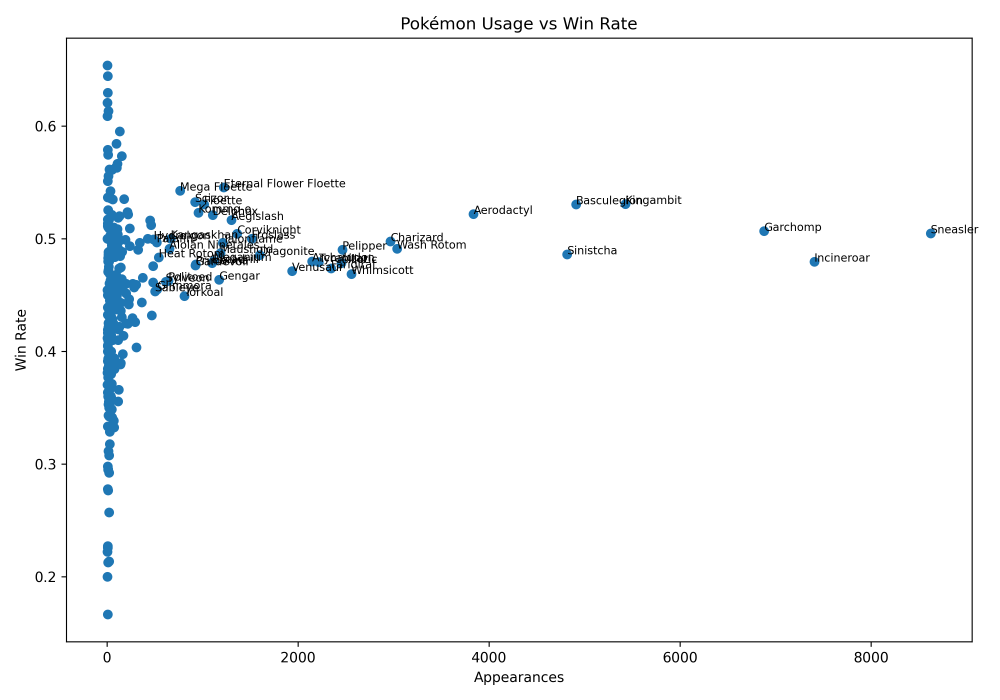
#> input picture backend/data/competitive/diagrams/pokemon_usage_vs_win_rate.png, 3000 x 2100 px (shown at 1/3 size); its folder holds only this picture in this run
$ python cluster_slot_cards.py --input ../../data/competitive/diagrams
#> lines starting #> are read from the running program, lines starting #| are printed output that depends on the picture; after the words box and inside, x2 and y2 are one past the last pixel; in counts of white or black regions, pixels touching at a corner belong together
"""Cluster unsorted Champions Insight training crops.

This script can cluster:
    1. Full slot crops
    2. PokÃ©mon sprite crops
    3. Type combo crops
    4. Single type icon crops

Run from backend:

    python scripts/cluster_slot_cards.py --kind slots
    python scripts/cluster_slot_cards.py --kind pokemon
    python scripts/cluster_slot_cards.py --kind type-combos
    python scripts/cluster_slot_cards.py --kind type-icons

Examples:

    python scripts/cluster_slot_cards.py --kind pokemon --clusters 80

    python scripts/cluster_slot_cards.py --kind type-combos --clusters 30

    python scripts/cluster_slot_cards.py --kind type-icons --clusters 18

Custom input/output:

    python scripts/cluster_slot_cards.py ^
      --input data/training_dataset/review/unsorted_pokemon ^
      --output data/training_dataset/review/clustered_pokemon ^
      --kind pokemon ^
      --clusters 80
"""

from __future__ import annotations

import argparse
import json
import shutil
from pathlib import Path

import cv2
import numpy as np
from sklearn.cluster import DBSCAN, KMeans
from sklearn.decomposition import PCA
from sklearn.preprocessing import StandardScaler


BACKEND_DIR = Path(__file__).resolve().parents[2]

REVIEW_DIR = BACKEND_DIR / "data" / "training_dataset" / "review"

DEFAULT_PATHS = {
    "slots": {
        "input": REVIEW_DIR / "unsorted_slots",
        "output": REVIEW_DIR / "clustered_slots",
        "clusters": 40,
    },
    "pokemon": {
        "input": REVIEW_DIR / "unsorted_pokemon",
        "output": REVIEW_DIR / "clustered_pokemon",
        "clusters": 80,
    },
    "type-combos": {
        "input": REVIEW_DIR / "unsorted_type_combos",
        "output": REVIEW_DIR / "clustered_type_combos",
        "clusters": 36,
    },
    "type-icons": {
        "input": REVIEW_DIR / "unsorted_single_type_icons",
        "output": REVIEW_DIR / "clustered_single_type_icons",
        "clusters": 18,
    },
}

IMAGE_EXTENSIONS = {".jpg", ".jpeg", ".png", ".webp", ".bmp"}


def list_images(input_dir: Path) -> list[Path]:
    return sorted(
        path
        for path in input_dir.rglob("*")
        if path.is_file() and path.suffix.lower() in IMAGE_EXTENSIONS
    )


def read_image(path: Path) -> np.ndarray | None:
    image = cv2.imread(str(path), cv2.IMREAD_COLOR)

    if image is None:
        print(f"[WARN] Could not read: {path}")

    return image


# [5 lines left out: function clear_output_dir, not called in this run]


def normalize_feature(feature: np.ndarray) -> np.ndarray:
    feature = feature.astype(np.float32)

    norm = np.linalg.norm(feature)

    if norm > 0:
        feature = feature / norm

    return feature


# [26 lines left out: function resize_with_padding, not called in this run]


def make_histograms(image: np.ndarray, h_bins=32, s_bins=32, v_bins=32) -> list[np.ndarray]:
    hsv = cv2.cvtColor(image, cv2.COLOR_BGR2HSV)

    hist_h = cv2.calcHist([hsv], [0], None, [h_bins], [0, 180]).flatten()
    hist_s = cv2.calcHist([hsv], [1], None, [s_bins], [0, 256]).flatten()
    hist_v = cv2.calcHist([hsv], [2], None, [v_bins], [0, 256]).flatten()

    return [hist_h, hist_s, hist_v]


def make_edge_feature(image: np.ndarray, width: int, height: int) -> np.ndarray:
    gray = cv2.cvtColor(image, cv2.COLOR_BGR2GRAY)
    gray_equalized = cv2.equalizeHist(gray)
    edges = cv2.Canny(gray_equalized, 60, 160)
    edge_small = cv2.resize(edges, (width, height), interpolation=cv2.INTER_AREA)

    return edge_small.flatten().astype(np.float32) / 255.0


def make_pixel_thumbnail(image: np.ndarray, width: int, height: int) -> np.ndarray:
    thumbnail = cv2.resize(image, (width, height), interpolation=cv2.INTER_AREA)
    return thumbnail.flatten().astype(np.float32) / 255.0


def make_slot_feature(image: np.ndarray) -> np.ndarray:
    """Feature for full slot cards."""

    card = cv2.resize(image, (224, 96), interpolation=cv2.INTER_AREA)
    card = cv2.GaussianBlur(card, (3, 3), 0)

    height, width = card.shape[:2]

    hsv = cv2.cvtColor(card, cv2.COLOR_BGR2HSV)

    left = hsv[:, : int(width * 0.45)]
    middle = hsv[:, int(width * 0.25) : int(width * 0.70)]
    right = hsv[:, int(width * 0.55) :]

    region_features = []

    for region in [left, middle, right]:
        region_h = cv2.calcHist([region], [0], None, [24], [0, 180]).flatten()
        region_s = cv2.calcHist([region], [1], None, [24], [0, 256]).flatten()
        region_v = cv2.calcHist([region], [2], None, [24], [0, 256]).flatten()
        region_features.extend([region_h, region_s, region_v])

    feature = np.concatenate(
        [
            *make_histograms(card, 32, 32, 32),
            *region_features,
            make_edge_feature(card, 56, 24),
            make_pixel_thumbnail(card, 56, 24),
        ]
    )

    return normalize_feature(feature)


# [65 lines left out: functions make_pokemon_feature, make_type_combo_feature, make_type_icon_feature, not called in this run]


def make_feature(image: np.ndarray, kind: str) -> np.ndarray:
    if kind == "slots":
        return make_slot_feature(image)

    if kind == "pokemon":
        return make_pokemon_feature(image)

    if kind == "type-combos":
        return make_type_combo_feature(image)

    if kind == "type-icons":
        return make_type_icon_feature(image)

    raise ValueError(f"Unsupported crop kind: {kind}")


# [103 lines left out: functions reduce_features, cluster_kmeans, cluster_dbscan, save_results, not called in this run]


def parse_args() -> argparse.Namespace:
    parser = argparse.ArgumentParser()

    parser.add_argument(
        "--kind",
        choices=["slots", "pokemon", "type-combos", "type-icons"],
        default="slots",
        help="Crop type to cluster.",
    )

    parser.add_argument(
        "--input",
        type=Path,
        default=None,
        help="Folder containing unsorted crop images.",
    )

    parser.add_argument(
        "--output",
        type=Path,
        default=None,
        help="Folder where clustered folders will be saved.",
    )

    parser.add_argument(
        "--method",
        choices=["kmeans", "dbscan"],
        default="kmeans",
        help="Clustering method.",
    )

    parser.add_argument(
        "--clusters",
        type=int,
        default=None,
        help="Number of KMeans clusters.",
    )

    parser.add_argument(
        "--eps",
        type=float,
        default=6.0,
        help="DBSCAN eps value.",
    )

    parser.add_argument(
        "--min-samples",
        type=int,
        default=3,
        help="DBSCAN minimum samples.",
    )

    return parser.parse_args()


def resolve_path(path: Path | None, default_path: Path) -> Path:
    if path is None:
        return default_path

    if path.is_absolute():
        return path

    return BACKEND_DIR / path


def main() -> None:
    args = parse_args()

    defaults = DEFAULT_PATHS[args.kind]

    input_dir = resolve_path(args.input, defaults["input"])
    output_dir = resolve_path(args.output, defaults["output"])
    cluster_count = args.clusters if args.clusters is not None else defaults["clusters"]

    if not input_dir.exists():
        raise FileNotFoundError(f"Input folder does not exist: {input_dir}")

    image_paths = list_images(input_dir)

    if not image_paths:
        print(f"No images found in: {input_dir}")
        return

    print(f"Found {len(image_paths)} images.")
    print(f"Crop kind: {args.kind}")

    valid_paths: list[Path] = []
    features: list[np.ndarray] = []

    for index, path in enumerate(image_paths, start=1):
        image = read_image(path)
#> in read_image, image is the input picture: shape (2100, 3000, 3); mean B, G, R 250, 249.1, 247.8

        if image is None:
            continue

        try:
            feature = make_feature(image, args.kind)
#> in make_slot_feature, `card = cv2.resize(image, (224, 96), interpolation=cv2.INTER_AREA)`:
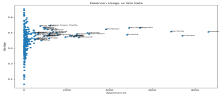
#> card: shape (96, 224, 3); mean B, G, R 250, 249.1, 247.8
#> in make_slot_feature, `card = cv2.GaussianBlur(card, (3, 3), 0)`:
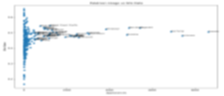
#> card: shape (96, 224, 3); mean B, G, R 250, 249.1, 247.8
#> in make_slot_feature, `hsv = cv2.cvtColor(card, cv2.COLOR_BGR2HSV)`: hsv: shape (96, 224, 3); mean H, S, V 5.4, 2.7, 250
#> in make_slot_feature, `left = hsv[:, : int(width * 0.45)]`: left: shape (96, 100, 3); mean H, S, V 10.6, 5.9, 247.2
#> in make_slot_feature, `middle = hsv[:, int(width * 0.25) : int(width * 0.70)]`: middle: shape (96, 100, 3); mean H, S, V 2.3, 0.5, 250.7
#> in make_slot_feature, `right = hsv[:, int(width * 0.55) :]`: right: shape (96, 101, 3); mean H, S, V 1.2, 0.2, 252.5
#> the loop in make_slot_feature, `for region in [left, middle, right]:` made 3 passes
#> after the loop in make_slot_feature, `for region in [left, middle, right]:`: region_features = 9 items
#> in make_histograms, `hist_h = cv2.calcHist([hsv], [0], None, [h_bins], [0, 180]).flatten()`: hist_h = 32 values, max 20378 at index 0, min 0 at index 1, mean 672
#> in make_histograms, `hist_s = cv2.calcHist([hsv], [1], None, [s_bins], [0, 256]).flatten()`: hist_s = 32 values, max 20600 at index 0, min 0 at index 27, mean 672
#> in make_histograms, `hist_v = cv2.calcHist([hsv], [2], None, [v_bins], [0, 256]).flatten()`: hist_v = 32 values, max 18018 at index 31, min 0 at index 0, mean 672
#> in make_edge_feature, `gray_equalized = cv2.equalizeHist(gray)`:
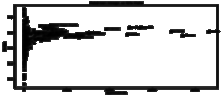
#> gray_equalized: shape (96, 224); min 0, max 255, mean 208.9
#> in make_edge_feature, `edges = cv2.Canny(gray_equalized, 60, 160)`:
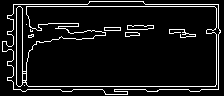
#> edges: shape (96, 224); 8.5% white in thin lines or dots
#> in make_edge_feature, `edge_small = cv2.resize(edges, (width, height), interpolation=cv2.INTE..`:
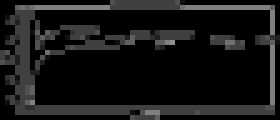
#> edge_small: shape (24, 56) (shown 5 times larger); min 0, max 143, mean 21.9
#> in make_pixel_thumbnail, `thumbnail = cv2.resize(image, (width, height), interpolation=cv2.INTER..`:
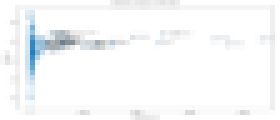
#> thumbnail: shape (24, 56, 3) (shown 5 times larger); mean B, G, R 250, 249.1, 247.8
#> in make_slot_feature, `feature = np.concatenate( [ *make_histograms(card, 32, 32, 32), *regio..`: feature = 5688 values, max 20600 at index 32, min 0 at index 1, mean 27.29
#> in normalize_feature, `norm = np.linalg.norm(feature)`: norm = 43420.7
#> in normalize_feature, `feature = feature / norm`: feature = 5688 values, max 0.474 at index 32, min 0 at index 1, mean 0.000629
        except Exception as error:
            print(f"[WARN] Skipping {path}: {error}")
            continue

        valid_paths.append(path)
        features.append(feature)

        if index % 25 == 0 or index == len(image_paths):
            print(f"Processed {index}/{len(image_paths)}")

    if len(features) < 2:
        print("Need at least 2 valid images to cluster.")
        return

    feature_array = np.vstack(features)

    if args.method == "kmeans":
        cluster_count = min(cluster_count, len(valid_paths))

        print(f"\nClustering with KMeans: clusters={cluster_count}")
        labels = cluster_kmeans(feature_array, cluster_count)

    else:
        print(
            f"\nClustering with DBSCAN: "
            f"eps={args.eps}, min_samples={args.min_samples}"
        )
        labels = cluster_dbscan(feature_array, args.eps, args.min_samples)

    save_results(
        image_paths=valid_paths,
        labels=labels,
        output_dir=output_dir,
        input_dir=input_dir,
        kind=args.kind,
        method=args.method,
    )


if __name__ == "__main__":
    main()

$ run again, on backend/data/cv/models/slot_detector/yolov8n_slots_cpu_smoke/BoxF1_curve.png
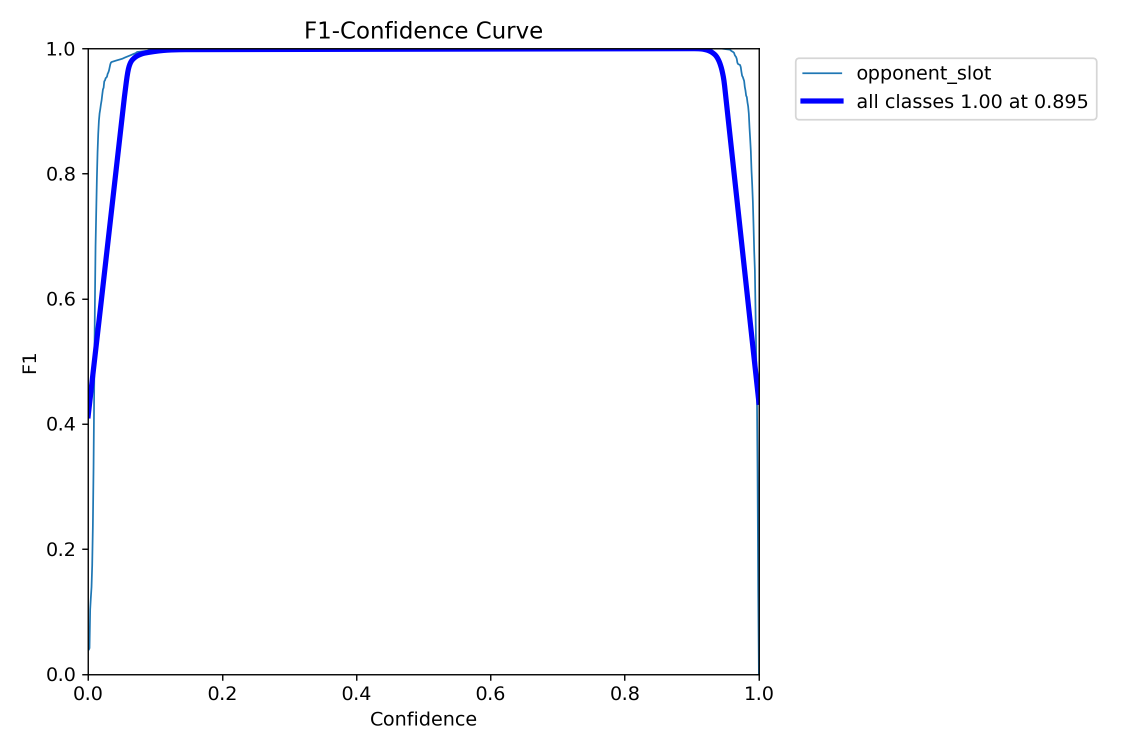
#> input picture backend/data/cv/models/slot_detector/yolov8n_slots_cpu_smoke/BoxF1_curve.png, 2250 x 1500 px (shown at 1/2 size)
#> in read_image, image is the input picture: shape (1500, 2250, 3); mean B, G, R 252.3, 250.6, 250.4
#> hsv: shape (96, 224, 3); mean H, S, V 6.6, 2, 252.4
#> left: shape (96, 100, 3); mean H, S, V 7.4, 2.4, 251.7
#> middle: shape (96, 100, 3); mean H, S, V 8.2, 2.4, 252
#> right: shape (96, 101, 3); mean H, S, V 6.5, 2, 252.8
#> the loop in make_slot_feature, `for region in [left, middle, right]:` made 3 passes
#> after the loop in make_slot_feature, `for region in [left, middle, right]:`: region_features = 9 items
#> hist_h = 32 values, max 20245 at index 0, min 0 at index 1, mean 672
#> hist_s = 32 values, max 20392 at index 0, min 0 at index 18, mean 672
#> hist_v = 32 values from 0 to 19305
#> in make_edge_feature, `edges = cv2.Canny(gray_equalized, 60, 160)`:
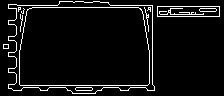
#> edges: shape (96, 224); 6.2% white in thin lines or dots
#> in make_pixel_thumbnail, `thumbnail = cv2.resize(image, (width, height), interpolation=cv2.INTER..`:
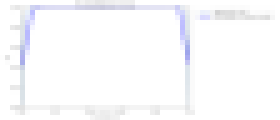
#> thumbnail: shape (24, 56, 3) (shown 5 times larger); mean B, G, R 252.4, 250.6, 250.4
#> in make_slot_feature, `feature = np.concatenate( [ *make_histograms(card, 32, 32, 32), *regio..`: feature = 5688 values, max 20392 at index 32, min 0 at index 1, mean 27.3
#> norm = 43771
#> in normalize_feature, `feature = feature / norm`: feature = 5688 values, max 0.466 at index 32, min 0 at index 1, mean 0.000624

$ run again, on backend/data/competitive/diagrams/top_20_most_common_moves.png
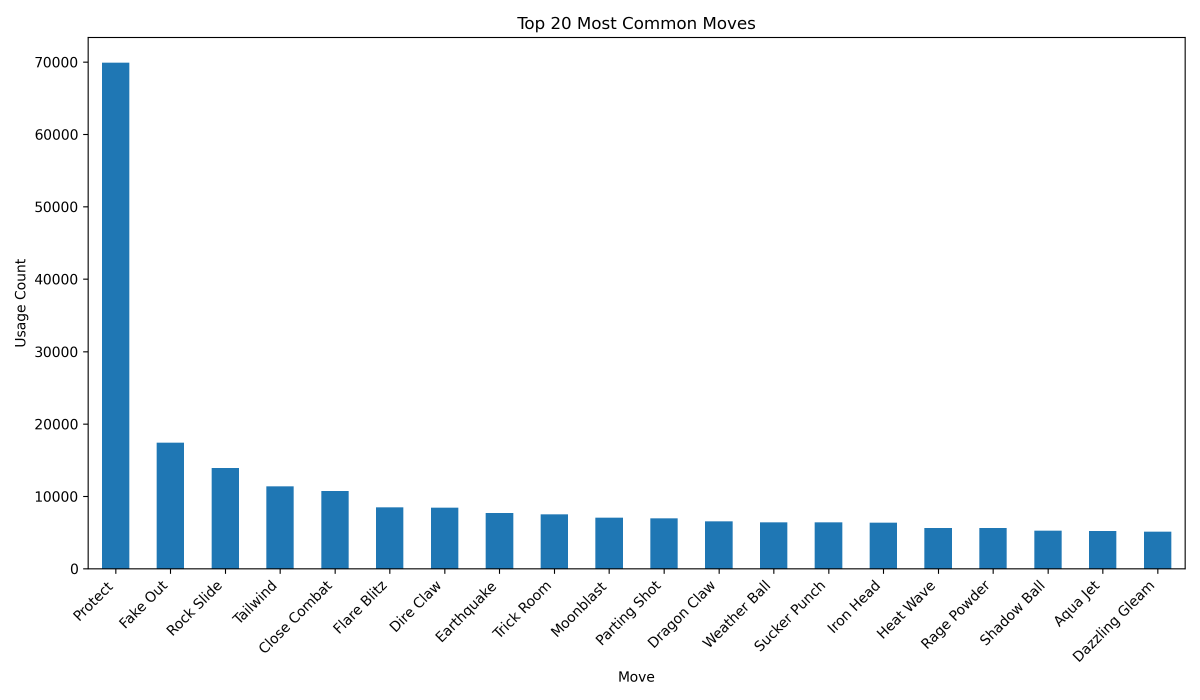
#> input picture backend/data/competitive/diagrams/top_20_most_common_moves.png, 3600 x 2100 px (shown at 1/3 size)
#> in read_image, image is the input picture: shape (2100, 3600, 3); mean B, G, R 247.9, 244.7, 240.1
#> hsv: shape (96, 224, 3); mean H, S, V 10.4, 10.2, 247.9
#> left: shape (96, 100, 3); mean H, S, V 14.4, 15.3, 245.9
#> middle: shape (96, 100, 3); mean H, S, V 8.4, 7.6, 249.1
#> right: shape (96, 101, 3); mean H, S, V 6.9, 5.8, 249.9
#> the loop in make_slot_feature, `for region in [left, middle, right]:` made 3 passes
#> after the loop in make_slot_feature, `for region in [left, middle, right]:`: region_features = 9 items
#> hist_h = 32 values, max 19319 at index 0, min 0 at index 1, mean 672
#> hist_s = 32 values, max 19551 at index 0, min 0 at index 27, mean 672
#> hist_v = 32 values, max 17034 at index 31, min 0 at index 0, mean 672
#> in make_edge_feature, `edges = cv2.Canny(gray_equalized, 60, 160)`:
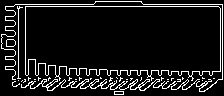
#> edges: shape (96, 224); 9.8% white in thin lines or dots
#> in make_pixel_thumbnail, `thumbnail = cv2.resize(image, (width, height), interpolation=cv2.INTER..`:
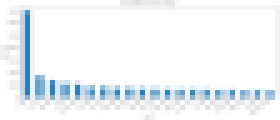
#> thumbnail: shape (24, 56, 3) (shown 5 times larger); mean B, G, R 247.9, 244.7, 240.1
#> in make_slot_feature, `feature = np.concatenate( [ *make_histograms(card, 32, 32, 32), *regio..`: feature = 5688 values, max 19551 at index 32, min 0 at index 1, mean 27.28
#> norm = 41267
#> in normalize_feature, `feature = feature / norm`: feature = 5688 values, max 0.474 at index 32, min 0 at index 1, mean 0.000661
